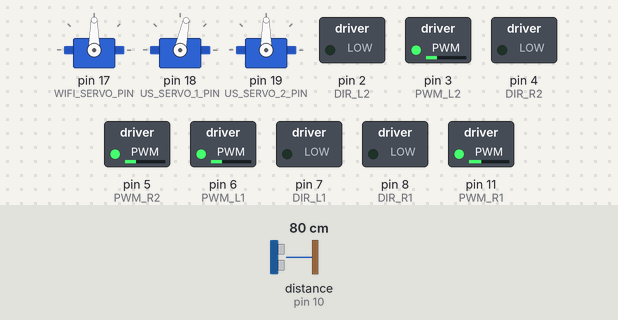
Simulated run of this sketch. Board: Arduino Uno, built with avr-gcc and run on an emulated ATmega328P. Parts: 3 × servo, switched loads named in the sketch (green lamp = pin HIGH). Wiring (inferred from the names in the program): ultrasonic range finder: trigger pin 9; echo pin 10. Dashed ring = blinking. The inputs (shaded band) are chosen by the test bench; at power-on: distance to the obstacle (sensor on pin 10) 80 cm. The echo pulse lasts 58.3 µs per cm; pins used as bus, display or sensor lines are not drawn; what the sketch prints to the serial monitor is not drawn.

Above: at 1.2 s.
1.3 s: distance to the obstacle (sensor on pin 10) set to 2 cm
4.3 s: distance to the obstacle (sensor on pin 10) set to 12 cm
7.3 s: distance to the obstacle (sensor on pin 10) set to 15 cm
At 7.8 s:
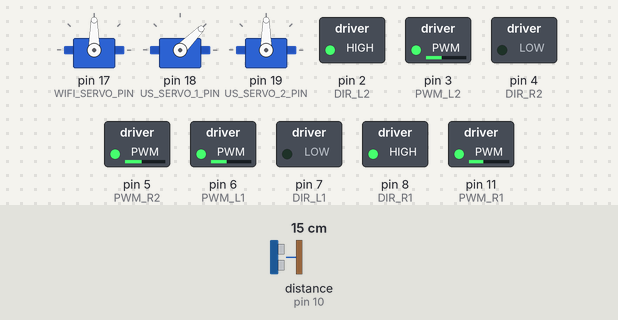
10.3 s: distance to the obstacle (sensor on pin 10) set to 18 cm
At 10.9 s:
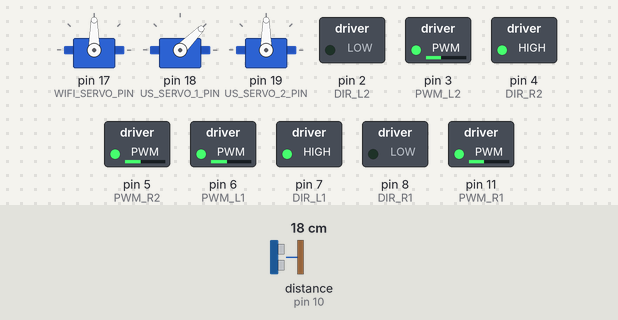
Timing chart, 0 to 14.3 s (numbered marks = the images above; inputs shaded):
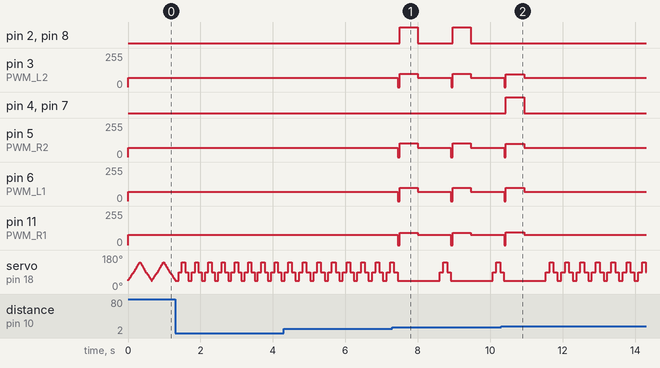

The sketch:

car_v0.ino
```cpp
//
// Title       : 範例三
// Description : 使用 Arduino 接收攝像頭模組資料並回傳
//
#include <Servo.h>

Servo wifiServo;
Servo USServo1;
Servo USServo2;
int wifiServoValue;
#define WIFI_SERVO_PIN 17
#define US_SERVO_1_PIN 18
#define US_SERVO_2_PIN 19

const byte trigPin = 9;  // 超音波模組的觸發腳
const int echoPin = 10;    // 超音波模組的接收腳
unsigned long d;          // 儲存高脈衝的持續時間
int counter = 0;
int c1 = 0;
int c2 = 0;
int c3 = 0;

//
//  Motor
//
const int PWM_R1 = 11; ///<Motor1 Speed
const int PWM_L1 = 6;  ///<Motor2 Speed
const int PWM_R2 = 5;  ///<Motor3 Speed
const int PWM_L2 = 3;  ///<Motor4 Speed

const int DIR_R1 = 8; ///<Motor1 Direction
const int DIR_L1 = 7; ///<Motor2 Direction
const int DIR_R2 = 4; ///<Motor3 Direction
const int DIR_L2 = 2; ///<Motor4 Direction

int PWM_SPEED = 80*0.7;

//
//  Ultrasonic sensor
//

unsigned long ping() {
  digitalWrite(trigPin, HIGH);   // 觸發腳設定成高電位
  delayMicroseconds(5);          // 持續 5 微秒
  digitalWrite(trigPin, LOW);    // 觸發腳設定成低電位

  return pulseIn(echoPin, HIGH); // 傳回高脈衝的持續時間
}

void setup()
{
  pinMode(PWM_R1, OUTPUT);
  pinMode(PWM_L1, OUTPUT);
  pinMode(PWM_R2, OUTPUT);
  pinMode(PWM_L2, OUTPUT);
  pinMode(DIR_R1, OUTPUT);
  pinMode(DIR_L1, OUTPUT);
  pinMode(DIR_R2, OUTPUT);
  pinMode(DIR_L2, OUTPUT);

  pinMode(trigPin, OUTPUT);  // 觸發腳設定成「輸出」
  pinMode(echoPin, INPUT);   // 接收腳設定成「輸入」

  Serial.begin(9600);
  Serial.println("Ready");

  wifiServo.attach(WIFI_SERVO_PIN , 500 , 2400);
  USServo1.attach(US_SERVO_1_PIN , 500 , 2400);
  USServo2.attach(US_SERVO_2_PIN , 500 , 2400);
  wifiServo.write(90);
  USServo1.write(90); //下面
  USServo2.write(90);
}

void loop()
{
  run();
  scan();

  A();
  scan2();
  A();

c1 = 0;
c2 = 0;
c3 = 0;
  }


void scan()
{
  for(int i = 0;i <= 15;i++)
  {
    USServo1.write(45+i*3);
    d = ping() / 58;       // 把高脈衝時間值換算成公分單位
      if(d < 15)
        c1++;
    delay(5);
  }


  for(int i = 0;i <= 15;i++)
  {
    USServo1.write(90+i*3.5);
    d = ping() / 58;       // 把高脈衝時間值換算成公分單位
      if(d < 15)
        c3++;
    delay(5);
  }

}

void scan2(){
  for(int i = 0;i <= 15;i++)
  {
    USServo1.write(142.5-i*3.5);
    d = ping() / 58;       // 把高脈衝時間值換算成公分單位
      if(d < 15)
        c3++;
    delay(5);
  }

  for(int i = 0;i <= 15;i++)
  {
    USServo1.write(90-i*3);
    d = ping() / 58;       // 把高脈衝時間值換算成公分單位
      if(d < 15)
        c1++;
    delay(5);
  }}
void A(){
  if((c1+c3) >= 10)
  {
    if(c1 >= 6 && c1 > c3)
    {brake();
    delay(50);
      right();
      delay(500);
      run();
      delay(500);
    }
    else if(c3 >= 6 && c1 < c3)
    {brake();
    delay(50);
      left();
      delay(500);
       run();
      delay(500);
    }
  }

    }

void run()
{
  digitalWrite(DIR_R1, LOW);
  analogWrite(PWM_R1, PWM_SPEED+30*0.7);
  digitalWrite(DIR_L1, LOW);
  analogWrite(PWM_L1, PWM_SPEED+20*0.7);
  digitalWrite(DIR_R2, LOW);
  analogWrite(PWM_R2, PWM_SPEED+20*0.7);
  digitalWrite(DIR_L2, LOW);
  analogWrite(PWM_L2, PWM_SPEED+20*0.7);
}

void brake()
{

  digitalWrite(DIR_R1, LOW);
  analogWrite(PWM_R1, 0);
  digitalWrite(DIR_L1, LOW);
  analogWrite(PWM_L1, 0);
  digitalWrite(DIR_R2, LOW);
  analogWrite(PWM_R2, 0);
  digitalWrite(DIR_L2, LOW);
  analogWrite(PWM_L2, 0);
}

void right()
{
  digitalWrite(DIR_R1, HIGH);
  analogWrite(PWM_R1, PWM_SPEED+50*0.7);
  digitalWrite(DIR_L1, LOW);
  analogWrite(PWM_L1, PWM_SPEED+60*0.7);
  digitalWrite(DIR_R2, LOW);
  analogWrite(PWM_R2, PWM_SPEED+70*0.7);
  digitalWrite(DIR_L2, HIGH);
  analogWrite(PWM_L2, PWM_SPEED+60*0.7);
}

void left()
{
  digitalWrite(DIR_R1, LOW);
  analogWrite(PWM_R1, PWM_SPEED+55*0.7);
  digitalWrite(DIR_L1, HIGH);
  analogWrite(PWM_L1, PWM_SPEED+65*0.7);
  digitalWrite(DIR_R2, HIGH);
  analogWrite(PWM_R2, PWM_SPEED+60*0.7);
  digitalWrite(DIR_L2, LOW);
  analogWrite(PWM_L2, PWM_SPEED+55*0.7);
}

void spin_right()
{
  digitalWrite(DIR_R1, HIGH);
  analogWrite(PWM_R1, PWM_SPEED);
  digitalWrite(DIR_L1, LOW);
  analogWrite(PWM_L1, PWM_SPEED);
  digitalWrite(DIR_R2, HIGH);
  analogWrite(PWM_R2, PWM_SPEED);
  digitalWrite(DIR_L2, LOW);
  analogWrite(PWM_L2, PWM_SPEED);
}

void spin_left()
{
  digitalWrite(DIR_R1, LOW);
  analogWrite(PWM_R1, PWM_SPEED);
  digitalWrite(DIR_L1, HIGH);
  analogWrite(PWM_L1, PWM_SPEED);
  digitalWrite(DIR_R2, LOW);
  analogWrite(PWM_R2, PWM_SPEED);
  digitalWrite(DIR_L2, HIGH);
  analogWrite(PWM_L2, PWM_SPEED);
}

void back()
{

  digitalWrite(DIR_R1, HIGH);
  analogWrite(PWM_R1, PWM_SPEED);
  digitalWrite(DIR_L1, HIGH);
  analogWrite(PWM_L1, PWM_SPEED);
  digitalWrite(DIR_R2, HIGH);
  analogWrite(PWM_R2, PWM_SPEED);
  digitalWrite(DIR_L2, HIGH);
  analogWrite(PWM_L2, PWM_SPEED);
}
```

Measured:
- after the input at 7.3 s, pin 2 (DIR_L2): alternates HIGH for 0.50 s and LOW for 0.96 s, starting after 0.20 s; pin 3 (PWM_L2): alternates 98/255 for 0.55 s and 70/255 for 0.91 s, starting after 0.15 s
- after the input at 10.3 s, pin 2 (DIR_L2), pin 8 (DIR_R1): stops changing and stays LOW; pin 4 (DIR_R2), pin 7 (DIR_L1): LOW → HIGH after 0.13 s, → LOW 0.50 s later
- by itself, servo on pin 18 (US_SERVO_1_PIN): repeats every 0.43 s: 90° 0.11 s, 142° 0.11 s, 90° 0.11 s, 45° 0.11 s
